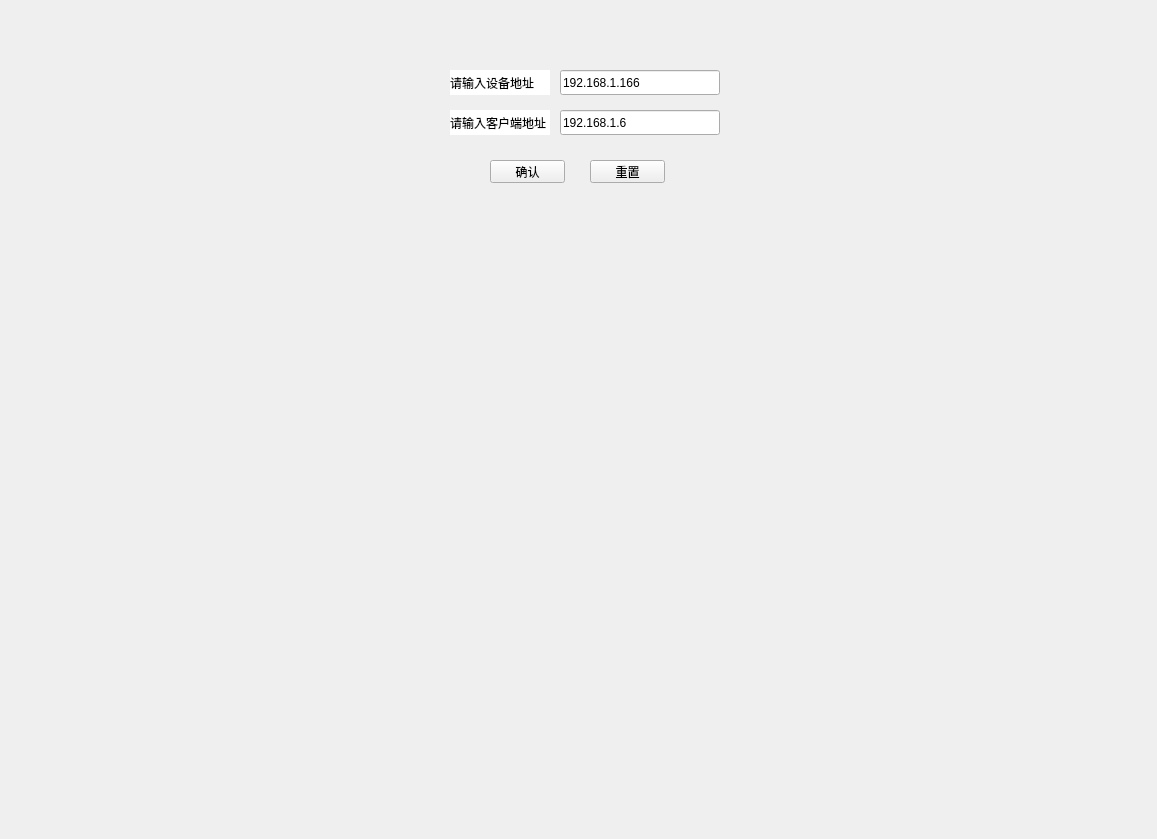
<?xml version="1.0" encoding="UTF-8"?>
<ui version="4.0">
 <class>IVFDActiveXinitClass</class>
 <widget class="QWidget" name="IVFDActiveXinitClass">
  <property name="geometry">
   <rect>
    <x>0</x>
    <y>0</y>
    <width>1157</width>
    <height>839</height>
   </rect>
  </property>
  <property name="windowTitle">
   <string>请输入ip地址</string>
  </property>
  <property name="windowIcon">
   <iconset resource="IVFDActiveXN.qrc">
    <normaloff>:/image/fire.png</normaloff>:/image/fire.png</iconset>
  </property>
  <property name="styleSheet">
   <string notr="true"/>
  </property>
  <widget class="QPushButton" name="pushButton_initconfirm">
   <property name="geometry">
    <rect>
     <x>490</x>
     <y>160</y>
     <width>75</width>
     <height>23</height>
    </rect>
   </property>
   <property name="text">
    <string>确认</string>
   </property>
  </widget>
  <widget class="QPushButton" name="pushButton_initreset">
   <property name="geometry">
    <rect>
     <x>590</x>
     <y>160</y>
     <width>75</width>
     <height>23</height>
    </rect>
   </property>
   <property name="text">
    <string>重置</string>
   </property>
  </widget>
  <widget class="QLabel" name="label">
   <property name="geometry">
    <rect>
     <x>450</x>
     <y>70</y>
     <width>100</width>
     <height>25</height>
    </rect>
   </property>
   <property name="minimumSize">
    <size>
     <width>100</width>
     <height>25</height>
    </size>
   </property>
   <property name="maximumSize">
    <size>
     <width>100</width>
     <height>25</height>
    </size>
   </property>
   <property name="styleSheet">
    <string notr="true">background-color: rgb(255, 255, 255);</string>
   </property>
   <property name="text">
    <string>请输入设备地址</string>
   </property>
  </widget>
  <widget class="QLabel" name="label_2">
   <property name="geometry">
    <rect>
     <x>450</x>
     <y>110</y>
     <width>100</width>
     <height>25</height>
    </rect>
   </property>
   <property name="minimumSize">
    <size>
     <width>100</width>
     <height>25</height>
    </size>
   </property>
   <property name="maximumSize">
    <size>
     <width>100</width>
     <height>25</height>
    </size>
   </property>
   <property name="styleSheet">
    <string notr="true">background-color: rgb(255, 255, 255);</string>
   </property>
   <property name="text">
    <string>请输入客户端地址</string>
   </property>
  </widget>
  <widget class="QLineEdit" name="lineEdit_DevIP">
   <property name="geometry">
    <rect>
     <x>560</x>
     <y>70</y>
     <width>160</width>
     <height>25</height>
    </rect>
   </property>
   <property name="minimumSize">
    <size>
     <width>160</width>
     <height>25</height>
    </size>
   </property>
   <property name="maximumSize">
    <size>
     <width>160</width>
     <height>25</height>
    </size>
   </property>
   <property name="styleSheet">
    <string notr="true"/>
   </property>
   <property name="text">
    <string>192.168.1.166</string>
   </property>
  </widget>
  <widget class="QLineEdit" name="lineEdit_ClientIP">
   <property name="geometry">
    <rect>
     <x>560</x>
     <y>110</y>
     <width>160</width>
     <height>25</height>
    </rect>
   </property>
   <property name="minimumSize">
    <size>
     <width>160</width>
     <height>25</height>
    </size>
   </property>
   <property name="maximumSize">
    <size>
     <width>160</width>
     <height>25</height>
    </size>
   </property>
   <property name="styleSheet">
    <string notr="true"/>
   </property>
   <property name="text">
    <string>192.168.1.6</string>
   </property>
  </widget>
 </widget>
 <resources>
  <include location="IVFDActiveXN.qrc"/>
 </resources>
 <connections/>
</ui>
